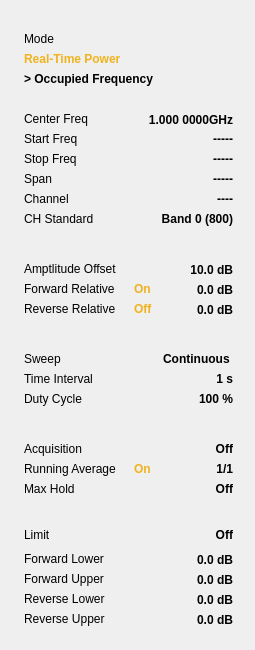
  <widget class="QWidget" name="pm_leftInfoWidget" native="true">
   <property name="geometry">
    <rect>
     <x>0</x>
     <y>64</y>
     <width>255</width>
     <height>650</height>
    </rect>
   </property>
   <property name="styleSheet">
    <string notr="true">/*******************indoor**********************/
#BitPm[status  =  &quot;indoor&quot;] #pm_leftInfoWidget
{
	font: 75 13px &quot;Arial&quot;;
	font-size:13px;
   border:1px;
   border-right-style:solid;
	border-right-color:rgba(76,76,76,1);
}
#BitPm[status  =  &quot;indoor&quot;] #pm_leftInfoWidget&gt;QWidget
{
	border-radius:2px;	
	border:1px solid rgba(151,151,151,1);
}

#BitPm[status  =  &quot;indoor&quot;] QLabel
{
	font: 75 13px &quot;Arial&quot;;
	font-size:13px;
	border-style:flat;
    color:white;
}

#BitPm[status  =  &quot;indoor&quot;] #lblT1
{
    color:rgba(255, 237, 0, 1);
}
#BitPm[status  =  &quot;indoor&quot;] #lblT2
{
    color:rgba(0, 255, 47, 1);
}
#BitPm[status  =  &quot;indoor&quot;] #lblT3
{
    color:rgba(0, 112, 255, 1);
}
#BitPm[status  =  &quot;indoor&quot;] #lblT4
{
    color:rgba(213, 135, 255, 1);
}
#BitSA[status  =  &quot;indoor&quot;] #lblT5
{
    color:rgba(39,255,252,1);
}
#BitSA[status  =  &quot;indoor&quot;] #lblT6
{
    color:rgba(255,159,0,1);
}
#BitPm[status  =  &quot;indoor&quot;] #lblTypeT1,
#BitPm[status  =  &quot;indoor&quot;] #lblTypeT2,
#BitPm[status  =  &quot;indoor&quot;] #lblTypeT3,
#BitPm[status  =  &quot;indoor&quot;] #lblTypeT4,
#BitPm[status  =  &quot;indoor&quot;] #lblTypeT5,
#BitPm[status  =  &quot;indoor&quot;] #lblTypeT6
{
	color:rgba(138, 138, 138, 1);
}

/*******************outdoor**********************/
#BitPm[status  =  &quot;outdoor&quot;] #pm_leftInfoWidget
{
	font: 75 13px &quot;Arial&quot;;
	font-size:13px;
   border:1px;
   border-right-style:solid;
	border-right-color:rgba(76,76,76,1);
}
#BitPm[status  =  &quot;outdoor&quot;] #pm_leftInfoWidget&gt;QWidget
{
	border-radius:2px;	
	border:1px solid rgba(151,151,151,1);
}
#BitPm[status  =  &quot;outdoor&quot;] QLabel
{
	font: 75 12px &quot;Arial&quot;;
	font-size:13px;
	border-style:flat;
   color:black;
}
#BitPm[status  =  &quot;outdoor&quot;] #lblT1
{
    color:rgba(255, 237, 0, 1);
}
#BitPm[status  =  &quot;outdoor&quot;] #lblT2
{
    color:rgba(0, 255, 47, 1);
}
#BitPm[status  =  &quot;outdoor&quot;] #lblT3
{
    color:rgba(0, 112, 255, 1);
}
#BitPm[status  =  &quot;outdoor&quot;] #lblT4
{
    color:rgba(213, 135, 255, 1);
}
#BitPm[status  =  &quot;outdoor&quot;] #lblT5
{
    color:rgba(39,255,252,1);
}
#BitPm[status  =  &quot;outdoor&quot;] #lblT6
{
    color:rgba(255,159,0,1);
}
#BitPm[status  =  &quot;outdoor&quot;] #lblTypeT1,
#BitPm[status  =  &quot;outdoor&quot;] #lblTypeT2,
#BitPm[status  =  &quot;outdoor&quot;] #lblTypeT3,
#BitPm[status  =  &quot;outdoor&quot;] #lblTypeT4,
#BitPm[status  =  &quot;outdoor&quot;] #lblTypeT5,
#BitPm[status  =  &quot;outdoor&quot;] #lblTypeT6
{
	color:rgba(138, 138, 138, 1);
}
/*******************night**********************/
#BitPm[status  =  &quot;night&quot;] #pm_leftInfoWidget
{
	font: 75 13px &quot;Arial&quot;;
	font-size:13px;
   border:1px;
   border-right-style:solid;
	border-right-color:rgba(76,76,76,1);
}
#BitPm[status  =  &quot;night&quot;] #pm_leftInfoWidget&gt;QWidget
{
	border-radius:2px;	
	border:1px solid rgba(151,151,151,1);
}
#BitPm[status  =  &quot;night&quot;] QLabel
{
	font: 75 12px &quot;Arial&quot;;
   font-size:13px;
	border-style:flat;
   color:#FBDBA7;
}
#BitPm[status  =  &quot;night&quot;] #lblT1
{
    color:rgba(255, 237, 0, 1);
}
#BitPm[status  =  &quot;night&quot;] #lblT2
{
    color:rgba(0, 255, 47, 1);
}
#BitPm[status  =  &quot;night&quot;] #lblT3
{
    color:rgba(0, 112, 255, 1);
}
#BitPm[status  =  &quot;night&quot;] #lblT4
{
    color:rgba(213, 135, 255, 1);
}
#BitPm[status  =  &quot;night&quot;] #lblT5
{
    color:rgba(39,255,252,1);
}
#BitPm[status  =  &quot;night&quot;] #lblT6
{
    color:rgba(255,159,0,1);
}
#BitPm[status  =  &quot;night&quot;] #lblTypeT1,
#BitPm[status  =  &quot;night&quot;] #lblTypeT2,
#BitPm[status  =  &quot;night&quot;] #lblTypeT3,
#BitPm[status  =  &quot;night&quot;] #lblTypeT4,
#BitPm[status  =  &quot;night&quot;] #lblTypeT5,
#BitPm[status  =  &quot;night&quot;] #lblTypeT6
{
	color:rgba(138, 138, 138, 1);
}
</string>
   </property>
   <widget class="Pm_ClickedWidget" name="widget_mode" native="true">
    <property name="geometry">
     <rect>
      <x>14</x>
      <y>20</y>
      <width>224</width>
      <height>70</height>
     </rect>
    </property>
    <property name="styleSheet">
     <string notr="true">/*
QWidget
{
	border-radius:2px;	
	border:1px solid rgba(151,151,151,1);
}
QLabel
{
	font: 75 13px &quot;Arial&quot;;
	border-style:flat;
	font-weight:bold;
	color:rgba(255, 255, 255, 1);
}
*/</string>
    </property>
    <widget class="QLabel" name="lblmeasure">
     <property name="geometry">
      <rect>
       <x>10</x>
       <y>50</y>
       <width>205</width>
       <height>17</height>
      </rect>
     </property>
     <property name="styleSheet">
      <string notr="true">font-weight:bold; </string>
     </property>
     <property name="text">
      <string>&gt; Occupied Frequency</string>
     </property>
    </widget>
    <widget class="QLabel" name="lblmode">
     <property name="geometry">
      <rect>
       <x>10</x>
       <y>30</y>
       <width>201</width>
       <height>17</height>
      </rect>
     </property>
     <property name="styleSheet">
      <string notr="true">color:rgba(240, 179, 29, 1);
font-weight:bold; </string>
     </property>
     <property name="text">
      <string>Real-Time Power</string>
     </property>
    </widget>
    <widget class="QLabel" name="lblmodetitle">
     <property name="geometry">
      <rect>
       <x>10</x>
       <y>10</y>
       <width>201</width>
       <height>17</height>
      </rect>
     </property>
     <property name="text">
      <string>Mode</string>
     </property>
    </widget>
   </widget>
   <widget class="Pm_ClickedWidget" name="widget_Average" native="true">
    <property name="geometry">
     <rect>
      <x>14</x>
      <y>430</y>
      <width>224</width>
      <height>80</height>
     </rect>
    </property>
    <property name="styleSheet">
     <string notr="true">/*
QWidget
{
	border-radius:2px;	
	border:1px solid rgba(151,151,151,1);
}
QLabel
{
	font: 75 12px &quot;Arial&quot;;
	font-weight:bold;
	border-style:flat;
	color:rgba(255, 255, 255, 1);
}
*/</string>
    </property>
    <widget class="QLabel" name="lblAverage">
     <property name="geometry">
      <rect>
       <x>10</x>
       <y>30</y>
       <width>101</width>
       <height>17</height>
      </rect>
     </property>
     <property name="text">
      <string>Running Average</string>
     </property>
    </widget>
    <widget class="QLabel" name="lblMaxHold">
     <property name="geometry">
      <rect>
       <x>10</x>
       <y>50</y>
       <width>101</width>
       <height>17</height>
      </rect>
     </property>
     <property name="text">
      <string>Max Hold</string>
     </property>
    </widget>
    <widget class="QLabel" name="lblAverageValue">
     <property name="geometry">
      <rect>
       <x>118</x>
       <y>30</y>
       <width>101</width>
       <height>17</height>
      </rect>
     </property>
     <property name="styleSheet">
      <string notr="true">   font-weight:bold; </string>
     </property>
     <property name="text">
      <string>1/1</string>
     </property>
     <property name="alignment">
      <set>Qt::AlignRight|Qt::AlignTrailing|Qt::AlignVCenter</set>
     </property>
    </widget>
    <widget class="QLabel" name="lblMaxHoldValue">
     <property name="geometry">
      <rect>
       <x>118</x>
       <y>50</y>
       <width>101</width>
       <height>17</height>
      </rect>
     </property>
     <property name="styleSheet">
      <string notr="true">   font-weight:bold; </string>
     </property>
     <property name="text">
      <string>Off</string>
     </property>
     <property name="alignment">
      <set>Qt::AlignRight|Qt::AlignTrailing|Qt::AlignVCenter</set>
     </property>
    </widget>
    <widget class="QLabel" name="lblAcquisition">
     <property name="geometry">
      <rect>
       <x>10</x>
       <y>10</y>
       <width>101</width>
       <height>17</height>
      </rect>
     </property>
     <property name="text">
      <string>Acquisition</string>
     </property>
    </widget>
    <widget class="QLabel" name="lblAcquisitionValue">
     <property name="geometry">
      <rect>
       <x>118</x>
       <y>10</y>
       <width>101</width>
       <height>17</height>
      </rect>
     </property>
     <property name="styleSheet">
      <string notr="true">   font-weight:bold; </string>
     </property>
     <property name="text">
      <string>Off</string>
     </property>
     <property name="alignment">
      <set>Qt::AlignRight|Qt::AlignTrailing|Qt::AlignVCenter</set>
     </property>
    </widget>
    <widget class="QLabel" name="lblAverageFlg">
     <property name="geometry">
      <rect>
       <x>120</x>
       <y>30</y>
       <width>23</width>
       <height>17</height>
      </rect>
     </property>
     <property name="styleSheet">
      <string notr="true">color:rgba(240, 179, 29, 1);
   font-weight:bold; </string>
     </property>
     <property name="text">
      <string>On</string>
     </property>
    </widget>
   </widget>
   <widget class="Pm_ClickedWidget" name="widget_Freq" native="true">
    <property name="geometry">
     <rect>
      <x>14</x>
      <y>100</y>
      <width>224</width>
      <height>140</height>
     </rect>
    </property>
    <property name="styleSheet">
     <string notr="true">/*
QWidget
{
	border-radius:2px;	
	border:1px solid rgba(151,151,151,1);
}
QLabel
{
	font: 75 12px &quot;Arial&quot;;
	font-weight:bold;
	border-style:flat;
	color:rgba(255, 255, 255, 1);
}
*/</string>
    </property>
    <widget class="QLabel" name="lblCenterFreq">
     <property name="geometry">
      <rect>
       <x>10</x>
       <y>10</y>
       <width>118</width>
       <height>17</height>
      </rect>
     </property>
     <property name="text">
      <string>Center Freq</string>
     </property>
    </widget>
    <widget class="QLabel" name="lblStartFreq">
     <property name="geometry">
      <rect>
       <x>10</x>
       <y>30</y>
       <width>118</width>
       <height>17</height>
      </rect>
     </property>
     <property name="text">
      <string>Start Freq</string>
     </property>
    </widget>
    <widget class="QLabel" name="lblStopFreq">
     <property name="geometry">
      <rect>
       <x>10</x>
       <y>50</y>
       <width>118</width>
       <height>17</height>
      </rect>
     </property>
     <property name="text">
      <string>Stop Freq</string>
     </property>
    </widget>
    <widget class="QLabel" name="lblCenterFreqValue">
     <property name="geometry">
      <rect>
       <x>98</x>
       <y>10</y>
       <width>121</width>
       <height>20</height>
      </rect>
     </property>
     <property name="styleSheet">
      <string notr="true">font-weight:bold; </string>
     </property>
     <property name="text">
      <string>1.000 0000GHz</string>
     </property>
     <property name="alignment">
      <set>Qt::AlignRight|Qt::AlignTrailing|Qt::AlignVCenter</set>
     </property>
    </widget>
    <widget class="QLabel" name="lblStartFreqValue">
     <property name="geometry">
      <rect>
       <x>108</x>
       <y>30</y>
       <width>111</width>
       <height>17</height>
      </rect>
     </property>
     <property name="styleSheet">
      <string notr="true">   font-weight:bold; </string>
     </property>
     <property name="text">
      <string>-----</string>
     </property>
     <property name="alignment">
      <set>Qt::AlignRight|Qt::AlignTrailing|Qt::AlignVCenter</set>
     </property>
    </widget>
    <widget class="QLabel" name="lblStopFreqValue">
     <property name="geometry">
      <rect>
       <x>108</x>
       <y>50</y>
       <width>111</width>
       <height>17</height>
      </rect>
     </property>
     <property name="styleSheet">
      <string notr="true">   font-weight:bold; </string>
     </property>
     <property name="text">
      <string>-----</string>
     </property>
     <property name="alignment">
      <set>Qt::AlignRight|Qt::AlignTrailing|Qt::AlignVCenter</set>
     </property>
    </widget>
    <widget class="QLabel" name="lblSpan">
     <property name="geometry">
      <rect>
       <x>10</x>
       <y>70</y>
       <width>118</width>
       <height>17</height>
      </rect>
     </property>
     <property name="text">
      <string>Span</string>
     </property>
    </widget>
    <widget class="QLabel" name="lblSpanValue">
     <property name="geometry">
      <rect>
       <x>108</x>
       <y>70</y>
       <width>111</width>
       <height>17</height>
      </rect>
     </property>
     <property name="styleSheet">
      <string notr="true">   font-weight:bold; </string>
     </property>
     <property name="text">
      <string>-----</string>
     </property>
     <property name="alignment">
      <set>Qt::AlignRight|Qt::AlignTrailing|Qt::AlignVCenter</set>
     </property>
    </widget>
    <widget class="QLabel" name="lblCHStandardValue">
     <property name="geometry">
      <rect>
       <x>108</x>
       <y>110</y>
       <width>111</width>
       <height>17</height>
      </rect>
     </property>
     <property name="styleSheet">
      <string notr="true">   font-weight:bold; </string>
     </property>
     <property name="text">
      <string>Band 0 (800)</string>
     </property>
     <property name="alignment">
      <set>Qt::AlignRight|Qt::AlignTrailing|Qt::AlignVCenter</set>
     </property>
    </widget>
    <widget class="QLabel" name="lblChannelValue">
     <property name="geometry">
      <rect>
       <x>108</x>
       <y>90</y>
       <width>111</width>
       <height>17</height>
      </rect>
     </property>
     <property name="styleSheet">
      <string notr="true">   font-weight:bold; </string>
     </property>
     <property name="text">
      <string>----</string>
     </property>
     <property name="alignment">
      <set>Qt::AlignRight|Qt::AlignTrailing|Qt::AlignVCenter</set>
     </property>
    </widget>
    <widget class="QLabel" name="lblChannel">
     <property name="geometry">
      <rect>
       <x>10</x>
       <y>90</y>
       <width>118</width>
       <height>17</height>
      </rect>
     </property>
     <property name="text">
      <string>Channel</string>
     </property>
    </widget>
    <widget class="QLabel" name="lblCHStandard">
     <property name="geometry">
      <rect>
       <x>10</x>
       <y>110</y>
       <width>118</width>
       <height>17</height>
      </rect>
     </property>
     <property name="text">
      <string>CH Standard</string>
     </property>
    </widget>
   </widget>
   <widget class="Pm_ClickedWidget" name="widget_Limit" native="true">
    <property name="geometry">
     <rect>
      <x>14</x>
      <y>520</y>
      <width>224</width>
      <height>121</height>
     </rect>
    </property>
    <property name="styleSheet">
     <string notr="true">/*
QWidget
{
	border-radius:2px;	
	border:1px solid rgba(151,151,151,1);
}
QLabel
{
	font: 75 12px &quot;Arial&quot;;
	font-weight:bold;
	border-style:flat;
	color:rgba(255, 255, 255, 1);
}
*/</string>
    </property>
    <widget class="QLabel" name="lblLimit">
     <property name="geometry">
      <rect>
       <x>10</x>
       <y>6</y>
       <width>101</width>
       <height>17</height>
      </rect>
     </property>
     <property name="text">
      <string>Limit</string>
     </property>
    </widget>
    <widget class="QLabel" name="lblLimitValue">
     <property name="geometry">
      <rect>
       <x>118</x>
       <y>6</y>
       <width>101</width>
       <height>17</height>
      </rect>
     </property>
     <property name="styleSheet">
      <string notr="true">   font-weight:bold; </string>
     </property>
     <property name="text">
      <string>Off</string>
     </property>
     <property name="alignment">
      <set>Qt::AlignRight|Qt::AlignTrailing|Qt::AlignVCenter</set>
     </property>
    </widget>
    <widget class="QLabel" name="lblForwardUpperValue">
     <property name="geometry">
      <rect>
       <x>128</x>
       <y>50</y>
       <width>91</width>
       <height>20</height>
      </rect>
     </property>
     <property name="styleSheet">
      <string notr="true">   font-weight:bold; </string>
     </property>
     <property name="text">
      <string>0.0 dB</string>
     </property>
     <property name="alignment">
      <set>Qt::AlignRight|Qt::AlignTrailing|Qt::AlignVCenter</set>
     </property>
    </widget>
    <widget class="QLabel" name="lblForwardLower">
     <property name="geometry">
      <rect>
       <x>10</x>
       <y>30</y>
       <width>101</width>
       <height>17</height>
      </rect>
     </property>
     <property name="text">
      <string>Forward Lower</string>
     </property>
    </widget>
    <widget class="QLabel" name="lblForwardLowerValue">
     <property name="geometry">
      <rect>
       <x>128</x>
       <y>30</y>
       <width>91</width>
       <height>20</height>
      </rect>
     </property>
     <property name="styleSheet">
      <string notr="true">   font-weight:bold; </string>
     </property>
     <property name="text">
      <string>0.0 dB</string>
     </property>
     <property name="alignment">
      <set>Qt::AlignRight|Qt::AlignTrailing|Qt::AlignVCenter</set>
     </property>
    </widget>
    <widget class="QLabel" name="lblForwardUpper">
     <property name="geometry">
      <rect>
       <x>10</x>
       <y>50</y>
       <width>101</width>
       <height>17</height>
      </rect>
     </property>
     <property name="text">
      <string>Forward Upper</string>
     </property>
    </widget>
    <widget class="QLabel" name="lblReverseUpperValue">
     <property name="geometry">
      <rect>
       <x>128</x>
       <y>90</y>
       <width>91</width>
       <height>20</height>
      </rect>
     </property>
     <property name="styleSheet">
      <string notr="true">   font-weight:bold; </string>
     </property>
     <property name="text">
      <string>0.0 dB</string>
     </property>
     <property name="alignment">
      <set>Qt::AlignRight|Qt::AlignTrailing|Qt::AlignVCenter</set>
     </property>
    </widget>
    <widget class="QLabel" name="lblReverseLower">
     <property name="geometry">
      <rect>
       <x>10</x>
       <y>70</y>
       <width>101</width>
       <height>17</height>
      </rect>
     </property>
     <property name="text">
      <string>Reverse Lower</string>
     </property>
    </widget>
    <widget class="QLabel" name="lblReverseLowerValue">
     <property name="geometry">
      <rect>
       <x>128</x>
       <y>70</y>
       <width>91</width>
       <height>20</height>
      </rect>
     </property>
     <property name="styleSheet">
      <string notr="true">   font-weight:bold; </string>
     </property>
     <property name="text">
      <string>0.0 dB</string>
     </property>
     <property name="alignment">
      <set>Qt::AlignRight|Qt::AlignTrailing|Qt::AlignVCenter</set>
     </property>
    </widget>
    <widget class="QLabel" name="lblReverseUpper">
     <property name="geometry">
      <rect>
       <x>10</x>
       <y>90</y>
       <width>101</width>
       <height>17</height>
      </rect>
     </property>
     <property name="text">
      <string>Reverse Upper</string>
     </property>
    </widget>
   </widget>
   <widget class="Pm_ClickedWidget" name="widget_Ampt" native="true">
    <property name="geometry">
     <rect>
      <x>14</x>
      <y>250</y>
      <width>224</width>
      <height>80</height>
     </rect>
    </property>
    <property name="styleSheet">
     <string notr="true">/*
QWidget
{
	border-radius:2px;	
	border:1px solid rgba(151,151,151,1);
}
QLabel
{
	font: 75 12px &quot;Arial&quot;;
	font-weight:bold;
	border-style:flat;
	color:rgba(255, 255, 255, 1);
}
*/
</string>
    </property>
    <widget class="QLabel" name="lblReverse">
     <property name="geometry">
      <rect>
       <x>10</x>
       <y>50</y>
       <width>101</width>
       <height>17</height>
      </rect>
     </property>
     <property name="text">
      <string>Reverse Relative</string>
     </property>
    </widget>
    <widget class="QLabel" name="lblForward">
     <property name="geometry">
      <rect>
       <x>10</x>
       <y>30</y>
       <width>101</width>
       <height>17</height>
      </rect>
     </property>
     <property name="text">
      <string>Forward Relative</string>
     </property>
    </widget>
    <widget class="QLabel" name="lblForwardValue">
     <property name="geometry">
      <rect>
       <x>148</x>
       <y>30</y>
       <width>71</width>
       <height>20</height>
      </rect>
     </property>
     <property name="styleSheet">
      <string notr="true">   font-weight:bold; </string>
     </property>
     <property name="text">
      <string>0.0 dB</string>
     </property>
     <property name="alignment">
      <set>Qt::AlignRight|Qt::AlignTrailing|Qt::AlignVCenter</set>
     </property>
    </widget>
    <widget class="QLabel" name="lblReverseValue">
     <property name="geometry">
      <rect>
       <x>148</x>
       <y>50</y>
       <width>71</width>
       <height>20</height>
      </rect>
     </property>
     <property name="styleSheet">
      <string notr="true">   font-weight:bold; </string>
     </property>
     <property name="text">
      <string>0.0 dB</string>
     </property>
     <property name="alignment">
      <set>Qt::AlignRight|Qt::AlignTrailing|Qt::AlignVCenter</set>
     </property>
    </widget>
    <widget class="QLabel" name="lblOffsetValue">
     <property name="geometry">
      <rect>
       <x>128</x>
       <y>10</y>
       <width>91</width>
       <height>20</height>
      </rect>
     </property>
     <property name="styleSheet">
      <string notr="true">   font-weight:bold; </string>
     </property>
     <property name="text">
      <string>10.0 dB</string>
     </property>
     <property name="alignment">
      <set>Qt::AlignRight|Qt::AlignTrailing|Qt::AlignVCenter</set>
     </property>
    </widget>
    <widget class="QLabel" name="lblOffset">
     <property name="geometry">
      <rect>
       <x>10</x>
       <y>10</y>
       <width>101</width>
       <height>17</height>
      </rect>
     </property>
     <property name="text">
      <string>Amptlitude Offset</string>
     </property>
    </widget>
    <widget class="QLabel" name="lblSetForward">
     <property name="geometry">
      <rect>
       <x>120</x>
       <y>30</y>
       <width>23</width>
       <height>17</height>
      </rect>
     </property>
     <property name="styleSheet">
      <string notr="true">color:rgba(240, 179, 29, 1);
   font-weight:bold; </string>
     </property>
     <property name="text">
      <string>On</string>
     </property>
    </widget>
    <widget class="QLabel" name="lblSetReverse">
     <property name="geometry">
      <rect>
       <x>120</x>
       <y>50</y>
       <width>23</width>
       <height>17</height>
      </rect>
     </property>
     <property name="styleSheet">
      <string notr="true">color:rgba(240, 179, 29, 1);
   font-weight:bold; </string>
     </property>
     <property name="text">
      <string>Off</string>
     </property>
    </widget>
   </widget>
   <widget class="Pm_ClickedWidget" name="widget_Sweep" native="true">
    <property name="geometry">
     <rect>
      <x>14</x>
      <y>340</y>
      <width>224</width>
      <height>81</height>
     </rect>
    </property>
    <property name="styleSheet">
     <string notr="true">/*
QWidget
{
	border-radius:2px;	
	border:1px solid rgba(151,151,151,1);
}
QLabel
{
	font: 75 12px &quot;Arial&quot;;
	font-weight:bold;
	border-style:flat;
	color:rgba(255, 255, 255, 1);
}
*/</string>
    </property>
    <widget class="QLabel" name="lblSweep">
     <property name="geometry">
      <rect>
       <x>10</x>
       <y>10</y>
       <width>101</width>
       <height>17</height>
      </rect>
     </property>
     <property name="text">
      <string>Sweep</string>
     </property>
    </widget>
    <widget class="QLabel" name="lblSweepType">
     <property name="geometry">
      <rect>
       <x>118</x>
       <y>10</y>
       <width>101</width>
       <height>17</height>
      </rect>
     </property>
     <property name="styleSheet">
      <string notr="true">   font-weight:bold; </string>
     </property>
     <property name="text">
      <string>Continuous </string>
     </property>
     <property name="alignment">
      <set>Qt::AlignRight|Qt::AlignTrailing|Qt::AlignVCenter</set>
     </property>
    </widget>
    <widget class="QLabel" name="lblTime">
     <property name="geometry">
      <rect>
       <x>10</x>
       <y>30</y>
       <width>101</width>
       <height>17</height>
      </rect>
     </property>
     <property name="text">
      <string>Time Interval</string>
     </property>
    </widget>
    <widget class="QLabel" name="lblTimInterval">
     <property name="geometry">
      <rect>
       <x>118</x>
       <y>30</y>
       <width>101</width>
       <height>17</height>
      </rect>
     </property>
     <property name="styleSheet">
      <string notr="true">   font-weight:bold; </string>
     </property>
     <property name="text">
      <string>1 s</string>
     </property>
     <property name="alignment">
      <set>Qt::AlignRight|Qt::AlignTrailing|Qt::AlignVCenter</set>
     </property>
    </widget>
    <widget class="QLabel" name="lblMeasureOffsetValue">
     <property name="geometry">
      <rect>
       <x>118</x>
       <y>50</y>
       <width>101</width>
       <height>17</height>
      </rect>
     </property>
     <property name="styleSheet">
      <string notr="true">   font-weight:bold; </string>
     </property>
     <property name="text">
      <string>100 %</string>
     </property>
     <property name="alignment">
      <set>Qt::AlignRight|Qt::AlignTrailing|Qt::AlignVCenter</set>
     </property>
    </widget>
    <widget class="QLabel" name="lblMeasureOffset">
     <property name="geometry">
      <rect>
       <x>10</x>
       <y>50</y>
       <width>101</width>
       <height>17</height>
      </rect>
     </property>
     <property name="text">
      <string>Duty Cycle</string>
     </property>
    </widget>
   </widget>
  </widget>
